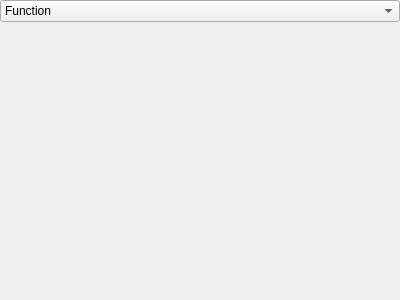
<?xml version="1.0" encoding="UTF-8"?>
<ui version="4.0">
 <class>FilterWidget</class>
 <widget class="QWidget" name="FilterWidget">
  <property name="geometry">
   <rect>
    <x>0</x>
    <y>0</y>
    <width>400</width>
    <height>300</height>
   </rect>
  </property>
  <property name="windowTitle">
   <string>Form</string>
  </property>
  <layout class="QVBoxLayout" name="filterWidgetVerticalLayout">
   <property name="leftMargin">
    <number>0</number>
   </property>
   <property name="topMargin">
    <number>0</number>
   </property>
   <property name="rightMargin">
    <number>0</number>
   </property>
   <property name="bottomMargin">
    <number>0</number>
   </property>
   <item>
    <widget class="QComboBox" name="comboBox">
     <property name="currentIndex">
      <number>0</number>
     </property>
     <item>
      <property name="text">
       <string>Function</string>
      </property>
     </item>
     <item>
      <property name="text">
       <string>Matrix</string>
      </property>
     </item>
     <item>
      <property name="text">
       <string>Rotation</string>
      </property>
     </item>
     <item>
      <property name="text">
       <string>Scaling</string>
      </property>
     </item>
     <item>
      <property name="text">
       <string>Histogram stretching</string>
      </property>
     </item>
     <item>
      <property name="text">
       <string>Gamma</string>
      </property>
     </item>
    </widget>
   </item>
   <item>
    <widget class="QStackedWidget" name="stackedWidget">
     <property name="currentIndex">
      <number>0</number>
     </property>
     <widget class="QWidget" name="functionPage">
      <layout class="QVBoxLayout" name="functionVerticalLayout">
       <property name="leftMargin">
        <number>0</number>
       </property>
       <property name="topMargin">
        <number>0</number>
       </property>
       <property name="rightMargin">
        <number>0</number>
       </property>
       <property name="bottomMargin">
        <number>0</number>
       </property>
       <item>
        <widget class="FunctionWidget" name="functionWidget" native="true"/>
       </item>
      </layout>
     </widget>
     <widget class="QWidget" name="matrixPage">
      <layout class="QVBoxLayout" name="matrixVerticalLayout">
       <property name="leftMargin">
        <number>0</number>
       </property>
       <property name="topMargin">
        <number>0</number>
       </property>
       <property name="rightMargin">
        <number>0</number>
       </property>
       <property name="bottomMargin">
        <number>0</number>
       </property>
       <item>
        <layout class="QHBoxLayout" name="matrixHorizontalLayout">
         <item>
          <widget class="QLabel" name="sizeLabel">
           <property name="text">
            <string>Size:</string>
           </property>
          </widget>
         </item>
         <item>
          <widget class="QComboBox" name="sizeComboBox">
           <item>
            <property name="text">
             <string>3</string>
            </property>
           </item>
           <item>
            <property name="text">
             <string>5</string>
            </property>
           </item>
           <item>
            <property name="text">
             <string>7</string>
            </property>
           </item>
          </widget>
         </item>
         <item>
          <widget class="QLabel" name="divisorLabel">
           <property name="text">
            <string>Div:</string>
           </property>
          </widget>
         </item>
         <item>
          <widget class="QSpinBox" name="divisorSpinBox">
           <property name="minimum">
            <number>-9999</number>
           </property>
           <property name="maximum">
            <number>9999</number>
           </property>
           <property name="value">
            <number>1</number>
           </property>
          </widget>
         </item>
         <item>
          <widget class="QToolButton" name="blurButton">
           <property name="text">
            <string>Gaussian blur</string>
           </property>
          </widget>
         </item>
         <item>
          <spacer name="matrixHorizontalSpacer">
           <property name="orientation">
            <enum>Qt::Horizontal</enum>
           </property>
           <property name="sizeHint" stdset="0">
            <size>
             <width>0</width>
             <height>0</height>
            </size>
           </property>
          </spacer>
         </item>
        </layout>
       </item>
       <item>
        <spacer name="verticalSpacer1">
         <property name="orientation">
          <enum>Qt::Vertical</enum>
         </property>
         <property name="sizeHint" stdset="0">
          <size>
           <width>0</width>
           <height>0</height>
          </size>
         </property>
        </spacer>
       </item>
       <item>
        <layout class="QHBoxLayout" name="matrixHorizontalLayout2">
         <item>
          <spacer name="horizontalSpacer1">
           <property name="orientation">
            <enum>Qt::Horizontal</enum>
           </property>
           <property name="sizeHint" stdset="0">
            <size>
             <width>0</width>
             <height>0</height>
            </size>
           </property>
          </spacer>
         </item>
         <item>
          <layout class="QGridLayout" name="matrixGridLayout">
           <item row="0" column="1">
            <spacer name="dumpVerticalSpacer">
             <property name="orientation">
              <enum>Qt::Vertical</enum>
             </property>
             <property name="sizeHint" stdset="0">
              <size>
               <width>20</width>
               <height>40</height>
              </size>
             </property>
            </spacer>
           </item>
          </layout>
         </item>
         <item>
          <spacer name="horizontalSpacer2">
           <property name="orientation">
            <enum>Qt::Horizontal</enum>
           </property>
           <property name="sizeHint" stdset="0">
            <size>
             <width>0</width>
             <height>0</height>
            </size>
           </property>
          </spacer>
         </item>
        </layout>
       </item>
       <item>
        <spacer name="verticalSpacer2">
         <property name="orientation">
          <enum>Qt::Vertical</enum>
         </property>
         <property name="sizeHint" stdset="0">
          <size>
           <width>0</width>
           <height>0</height>
          </size>
         </property>
        </spacer>
       </item>
      </layout>
     </widget>
     <widget class="QWidget" name="rotationPage">
      <layout class="QFormLayout" name="rotationFormLayout">
       <property name="leftMargin">
        <number>0</number>
       </property>
       <property name="topMargin">
        <number>0</number>
       </property>
       <property name="rightMargin">
        <number>0</number>
       </property>
       <property name="bottomMargin">
        <number>0</number>
       </property>
       <item row="0" column="0">
        <widget class="QLabel" name="angleLabel">
         <property name="text">
          <string>Angle:</string>
         </property>
        </widget>
       </item>
       <item row="0" column="1">
        <widget class="QSpinBox" name="angleSpinBox">
         <property name="suffix">
          <string>°</string>
         </property>
         <property name="minimum">
          <number>-360</number>
         </property>
         <property name="maximum">
          <number>360</number>
         </property>
        </widget>
       </item>
      </layout>
     </widget>
     <widget class="QWidget" name="scalingPage">
      <layout class="QFormLayout" name="scalingFormLayout">
       <property name="leftMargin">
        <number>0</number>
       </property>
       <property name="topMargin">
        <number>0</number>
       </property>
       <property name="rightMargin">
        <number>0</number>
       </property>
       <property name="bottomMargin">
        <number>0</number>
       </property>
       <item row="0" column="0">
        <widget class="QLabel" name="factorLabel">
         <property name="text">
          <string>Factor:</string>
         </property>
        </widget>
       </item>
       <item row="0" column="1">
        <widget class="QDoubleSpinBox" name="factorSpinBox">
         <property name="decimals">
          <number>1</number>
         </property>
         <property name="minimum">
          <double>-100.000000000000000</double>
         </property>
         <property name="singleStep">
          <double>0.100000000000000</double>
         </property>
         <property name="value">
          <double>1.000000000000000</double>
         </property>
        </widget>
       </item>
      </layout>
     </widget>
     <widget class="QWidget" name="histogramStretchingPage">
      <layout class="QFormLayout" name="histogramStretchingFormLayout">
       <property name="leftMargin">
        <number>0</number>
       </property>
       <property name="topMargin">
        <number>0</number>
       </property>
       <property name="rightMargin">
        <number>0</number>
       </property>
       <property name="bottomMargin">
        <number>0</number>
       </property>
       <item row="0" column="0">
        <widget class="QLabel" name="thresholdLabel">
         <property name="text">
          <string>Threshold:</string>
         </property>
        </widget>
       </item>
       <item row="0" column="1">
        <widget class="QSpinBox" name="thresholdSpinBox">
         <property name="suffix">
          <string>%</string>
         </property>
         <property name="maximum">
          <number>100</number>
         </property>
         <property name="value">
          <number>1</number>
         </property>
        </widget>
       </item>
      </layout>
     </widget>
     <widget class="QWidget" name="gammaPage">
      <layout class="QFormLayout" name="formLayout">
       <item row="0" column="0">
        <widget class="QLabel" name="gammaLabel">
         <property name="text">
          <string>Gamma:</string>
         </property>
        </widget>
       </item>
       <item row="0" column="1">
        <widget class="QDoubleSpinBox" name="gammaSpinBox">
         <property name="minimum">
          <double>-99.989999999999995</double>
         </property>
         <property name="singleStep">
          <double>0.100000000000000</double>
         </property>
         <property name="value">
          <double>1.000000000000000</double>
         </property>
        </widget>
       </item>
      </layout>
     </widget>
    </widget>
   </item>
  </layout>
 </widget>
 <customwidgets>
  <customwidget>
   <class>FunctionWidget</class>
   <extends>QWidget</extends>
   <header>widgets/functionwidget.h</header>
   <container>1</container>
   <slots>
    <signal>functionChanged(Function)</signal>
   </slots>
  </customwidget>
 </customwidgets>
 <resources/>
 <connections>
  <connection>
   <sender>comboBox</sender>
   <signal>currentIndexChanged(int)</signal>
   <receiver>stackedWidget</receiver>
   <slot>setCurrentIndex(int)</slot>
   <hints>
    <hint type="sourcelabel">
     <x>199</x>
     <y>18</y>
    </hint>
    <hint type="destinationlabel">
     <x>199</x>
     <y>171</y>
    </hint>
   </hints>
  </connection>
  <connection>
   <sender>comboBox</sender>
   <signal>currentIndexChanged(int)</signal>
   <receiver>FilterWidget</receiver>
   <slot>updateFilter()</slot>
   <hints>
    <hint type="sourcelabel">
     <x>199</x>
     <y>18</y>
    </hint>
    <hint type="destinationlabel">
     <x>199</x>
     <y>149</y>
    </hint>
   </hints>
  </connection>
  <connection>
   <sender>thresholdSpinBox</sender>
   <signal>valueChanged(int)</signal>
   <receiver>FilterWidget</receiver>
   <slot>updateFilter()</slot>
   <hints>
    <hint type="sourcelabel">
     <x>87</x>
     <y>72</y>
    </hint>
    <hint type="destinationlabel">
     <x>199</x>
     <y>149</y>
    </hint>
   </hints>
  </connection>
  <connection>
   <sender>factorSpinBox</sender>
   <signal>valueChanged(double)</signal>
   <receiver>FilterWidget</receiver>
   <slot>updateFilter()</slot>
   <hints>
    <hint type="sourcelabel">
     <x>92</x>
     <y>72</y>
    </hint>
    <hint type="destinationlabel">
     <x>199</x>
     <y>149</y>
    </hint>
   </hints>
  </connection>
  <connection>
   <sender>angleSpinBox</sender>
   <signal>valueChanged(int)</signal>
   <receiver>FilterWidget</receiver>
   <slot>updateFilter()</slot>
   <hints>
    <hint type="sourcelabel">
     <x>85</x>
     <y>72</y>
    </hint>
    <hint type="destinationlabel">
     <x>199</x>
     <y>149</y>
    </hint>
   </hints>
  </connection>
  <connection>
   <sender>sizeComboBox</sender>
   <signal>currentIndexChanged(int)</signal>
   <receiver>FilterWidget</receiver>
   <slot>changeMatrixSize()</slot>
   <hints>
    <hint type="sourcelabel">
     <x>85</x>
     <y>81</y>
    </hint>
    <hint type="destinationlabel">
     <x>199</x>
     <y>149</y>
    </hint>
   </hints>
  </connection>
  <connection>
   <sender>divisorSpinBox</sender>
   <signal>valueChanged(int)</signal>
   <receiver>FilterWidget</receiver>
   <slot>updateFilter()</slot>
   <hints>
    <hint type="sourcelabel">
     <x>169</x>
     <y>63</y>
    </hint>
    <hint type="destinationlabel">
     <x>199</x>
     <y>149</y>
    </hint>
   </hints>
  </connection>
  <connection>
   <sender>functionWidget</sender>
   <signal>functionChanged(Function)</signal>
   <receiver>FilterWidget</receiver>
   <slot>updateFilter()</slot>
   <hints>
    <hint type="sourcelabel">
     <x>199</x>
     <y>171</y>
    </hint>
    <hint type="destinationlabel">
     <x>199</x>
     <y>149</y>
    </hint>
   </hints>
  </connection>
  <connection>
   <sender>gammaSpinBox</sender>
   <signal>valueChanged(double)</signal>
   <receiver>FilterWidget</receiver>
   <slot>updateFilter()</slot>
   <hints>
    <hint type="sourcelabel">
     <x>160</x>
     <y>82</y>
    </hint>
    <hint type="destinationlabel">
     <x>199</x>
     <y>149</y>
    </hint>
   </hints>
  </connection>
 </connections>
 <slots>
  <slot>updateFilter()</slot>
  <slot>changeMatrixSize()</slot>
 </slots>
</ui>
